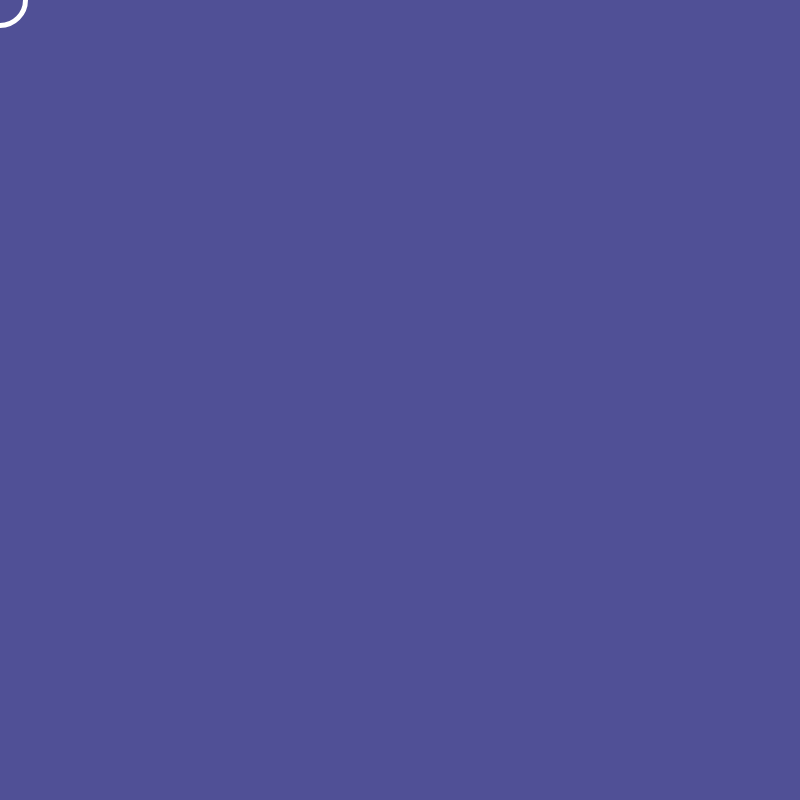
Frame 1 (no input)
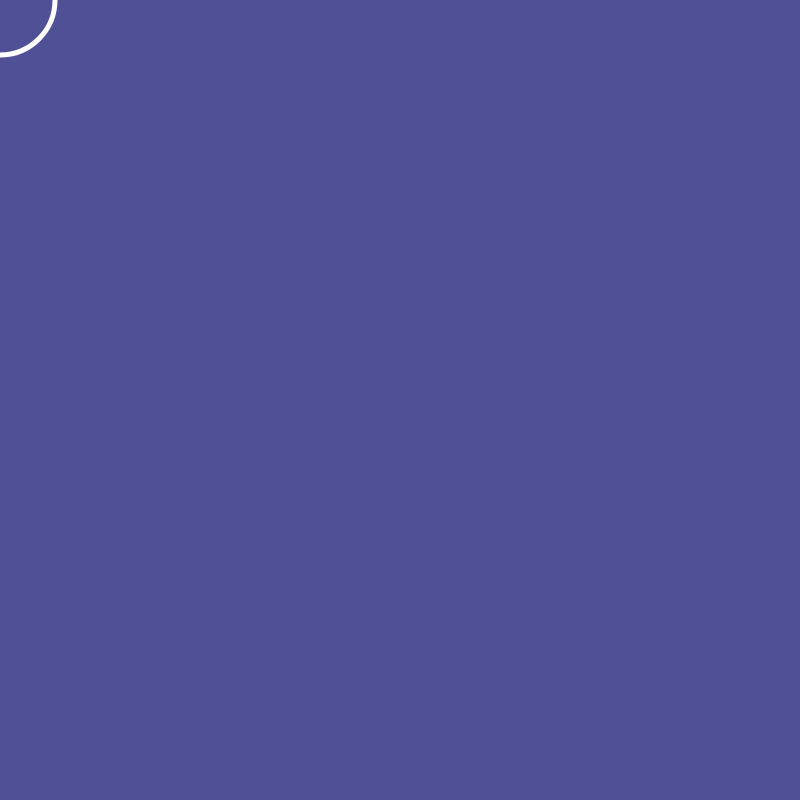
Frame 60 (no input)
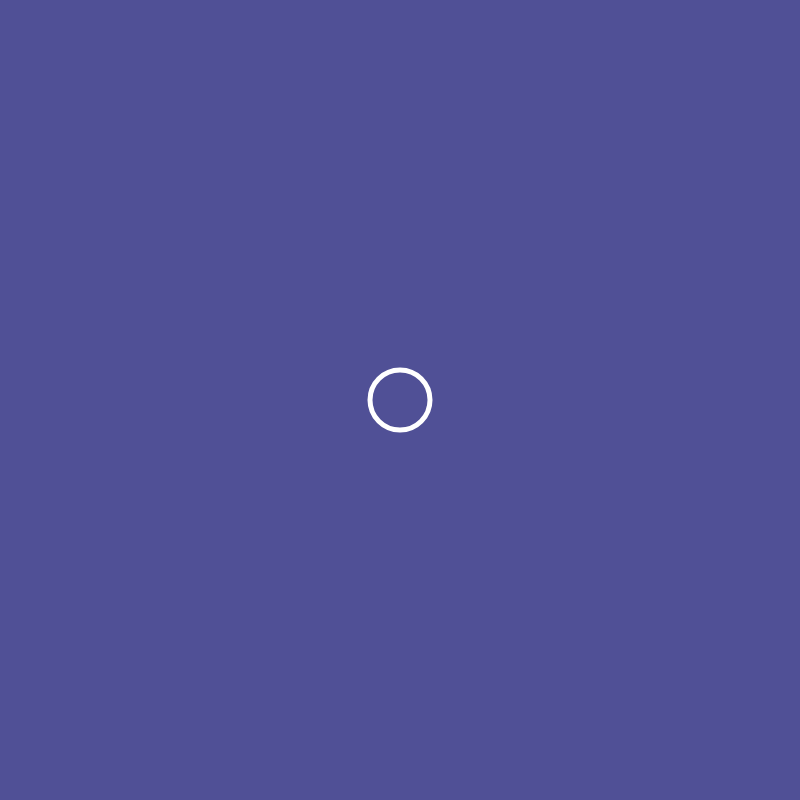
Frame 120 (the mouse pressed at the canvas centre since frame 60)

The p5.js sketch that drew these frames (run headless with seeded random() and noise() and a simulated clock; from frame 60 on, the mouse is pressed at the canvas centre):

// p5.js sketch
// ── sketch.js
let ripple_x = 0;
let ripple_y = 0;
let ripple_d = 50; //defining ripplers values 

let ripplers = []; //creating ripplers list

class Rippler {
 constructor (x,y){
  this.x = x,
  this.y = y,
  this.diameter = 0
  }
  draw(){
    this.d += 1;
    circle(this.x, this.y, this.d);
  }
}
  

function setup() {
  createCanvas(800, 800);
}

function draw() {
  background(80,80,150); //creating colorful canvas
  stroke("white");
  strokeWeight(5);
  noFill();

  ripple_d += 1;
  circle(ripple_x, ripple_y, ripple_d);

  // push();    debugging/testing where mouseX and  mouseY were going
  // fill("white");
  // strokeWeight(1);
  // textSize(50);
  // text("ripple_x: " + ripple_x, 50, 50);
  // text("ripple_y: "+ ripple_y, 50, 100);
  // pop();

  for (let i = 0; i < ripplers.length; i++){
  ripplers[i].draw();
  }
}

function mousePressed(){
  ripple_x = mouseX;
  ripple_y = mouseY;
  ripple_d = 0;
  
  ripplers.push(new Rippler (mouseX, mouseY));
}
